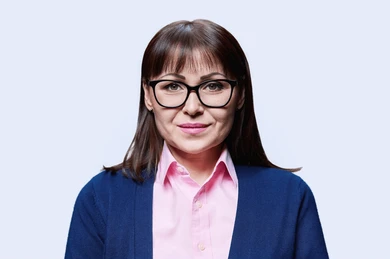
#> input picture temp_image.jpg, 390 x 259 px
$ python -i background_check.py   (imports and definitions only)
#> lines starting #> are read from the running program, lines starting #| are printed output that depends on the picture; after the words box and inside, x2 and y2 are one past the last pixel; in counts of white or black regions, pixels touching at a corner belong together
import cv2
import numpy as np
from retinaface import RetinaFace

def is_white_background(image_path, threshold=0.65):
#> called with image_path = '../temp_image.jpg', threshold = 0.65
    image = cv2.imread(image_path)
#> image is the input picture: shape (259, 390, 3); mean B, G, R 198.5, 181.3, 182
    hsv = cv2.cvtColor(image, cv2.COLOR_BGR2HSV)
#> hsv: shape (259, 390, 3); mean H, S, V 103.5, 56, 204.1

    lower_white = np.array([0, 0, 160], dtype=np.uint8)
    upper_white = np.array([180, 60, 255], dtype=np.uint8)
    mask = cv2.inRange(hsv, lower_white, upper_white)
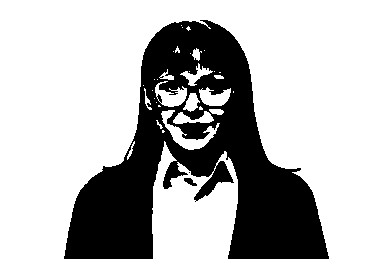
#> mask: shape (259, 390); 71.6% white; 3 black regions (1 under 20 px), largest, box (x1, y1, x2, y2) and area: (64, 20, 329, 259) 28631, (184, 178, 197, 186) 58
    mask = cv2.GaussianBlur(mask, (5, 5), 0)
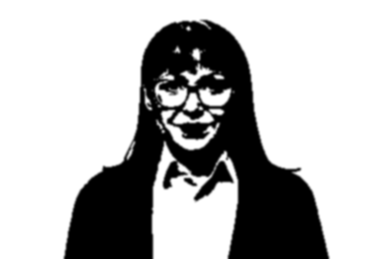
#> mask: shape (259, 390); min 0, max 255, mean 182.6

#> (the run stopped early here; a loop or call above may not have finished)

$ run again, on temp_img2.jpg
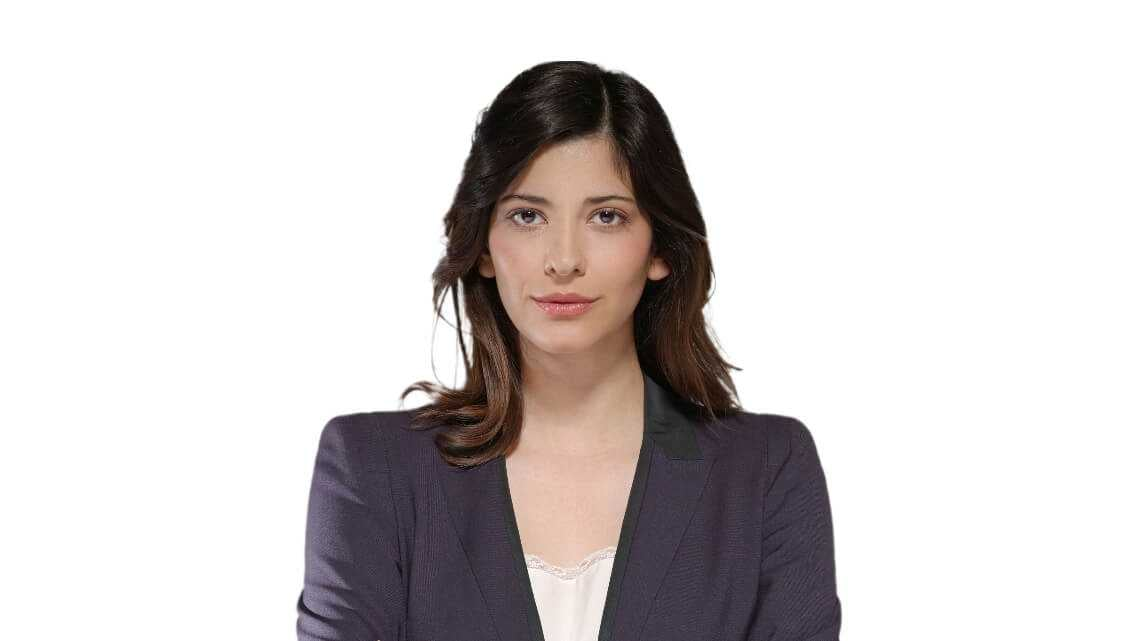
#> input picture temp_img2.jpg, 1140 x 641 px
#> in is_white_background, image is the input picture: shape (641, 1140, 3); mean B, G, R 206.9, 207.2, 211.8
#> hsv: shape (641, 1140, 3); mean H, S, V 19.2, 19.8, 212.6
#> in is_white_background, `mask = cv2.inRange(hsv, lower_white, upper_white)`:
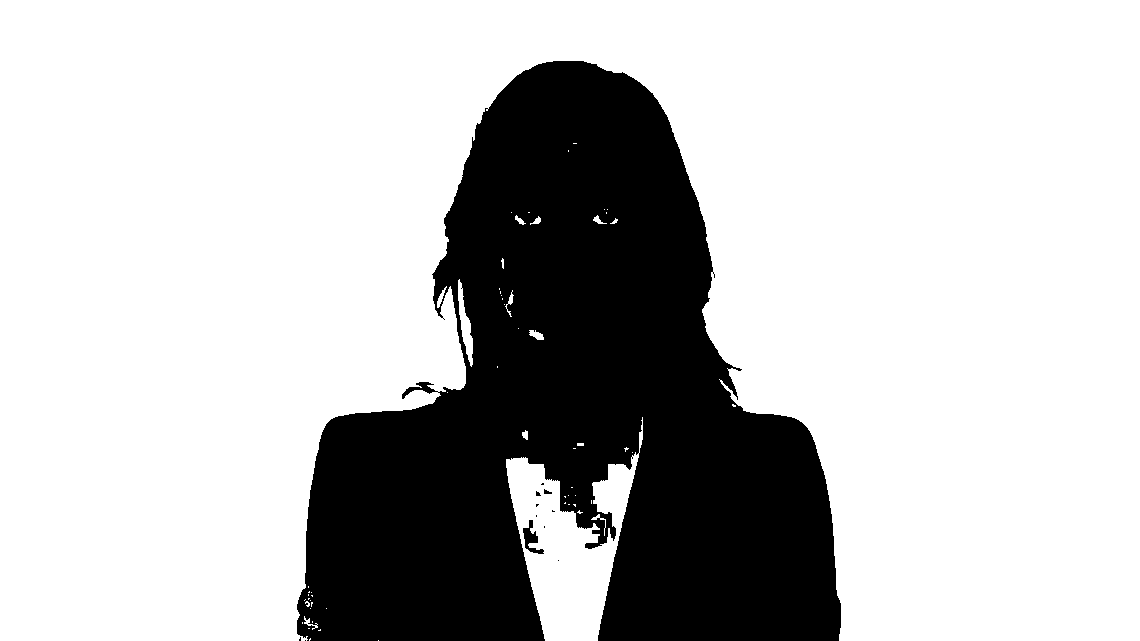
#> mask: shape (641, 1140); 74.6% white; 12 black regions (9 under 20 px), largest, box (x1, y1, x2, y2) and area: (297, 61, 841, 641) 185617, (523, 520, 544, 554) 284, (544, 489, 552, 494) 25

$ run again, on test_case.jpg
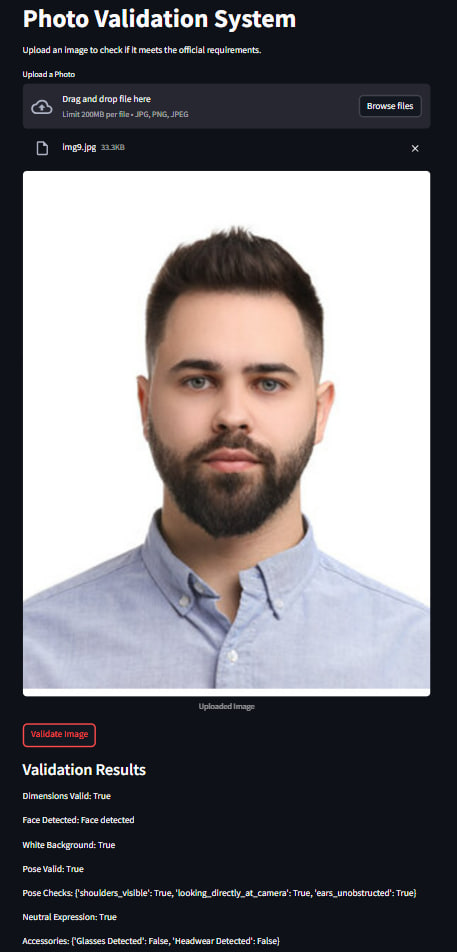
#> input picture test_case.jpg, 457 x 952 px
#> in is_white_background, image is the input picture: shape (952, 457, 3); mean B, G, R 118, 114, 116.2
#> hsv: shape (952, 457, 3); mean H, S, V 70.9, 66.3, 124.7
#> in is_white_background, `mask = cv2.inRange(hsv, lower_white, upper_white)`:
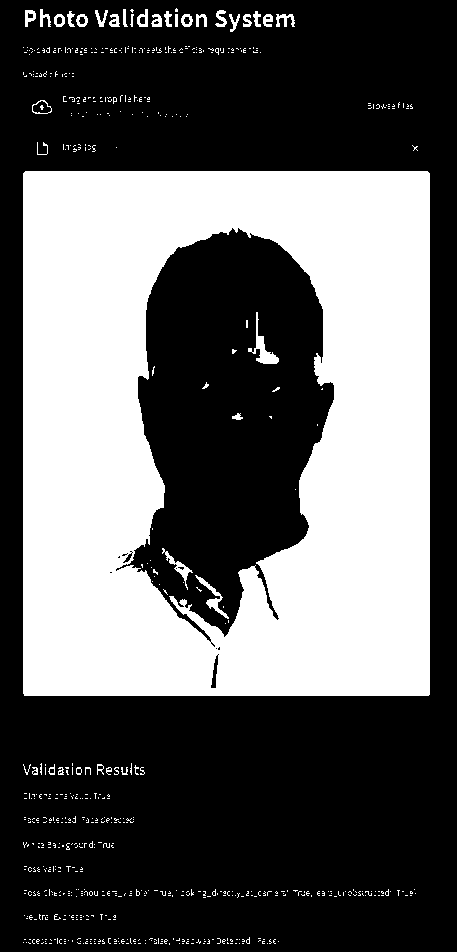
#> mask: shape (952, 457); 37.3% white; 657 white regions (617 under 20 px), largest, box (x1, y1, x2, y2) and area: (23, 171, 430, 696) 156694, (248, 312, 279, 364) 417, (195, 575, 229, 619) 290
#> in is_white_background, `mask = cv2.GaussianBlur(mask, (5, 5), 0)`:
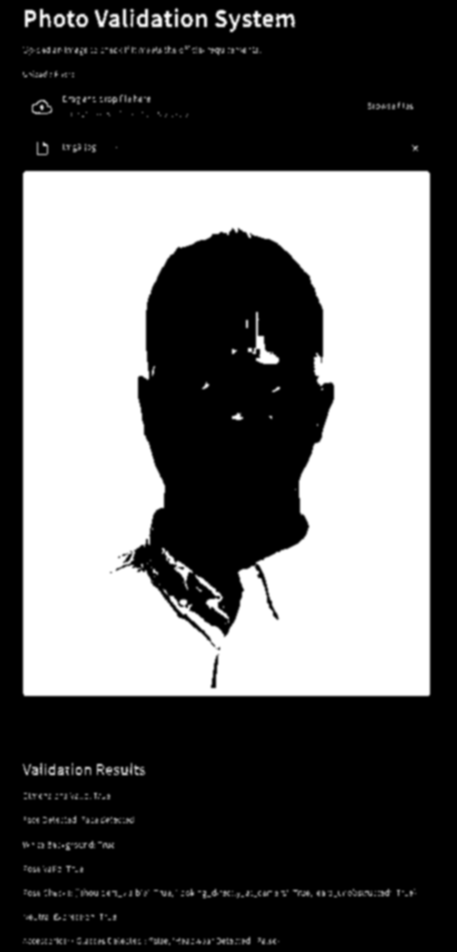
#> mask: shape (952, 457); min 0, max 255, mean 95.2
